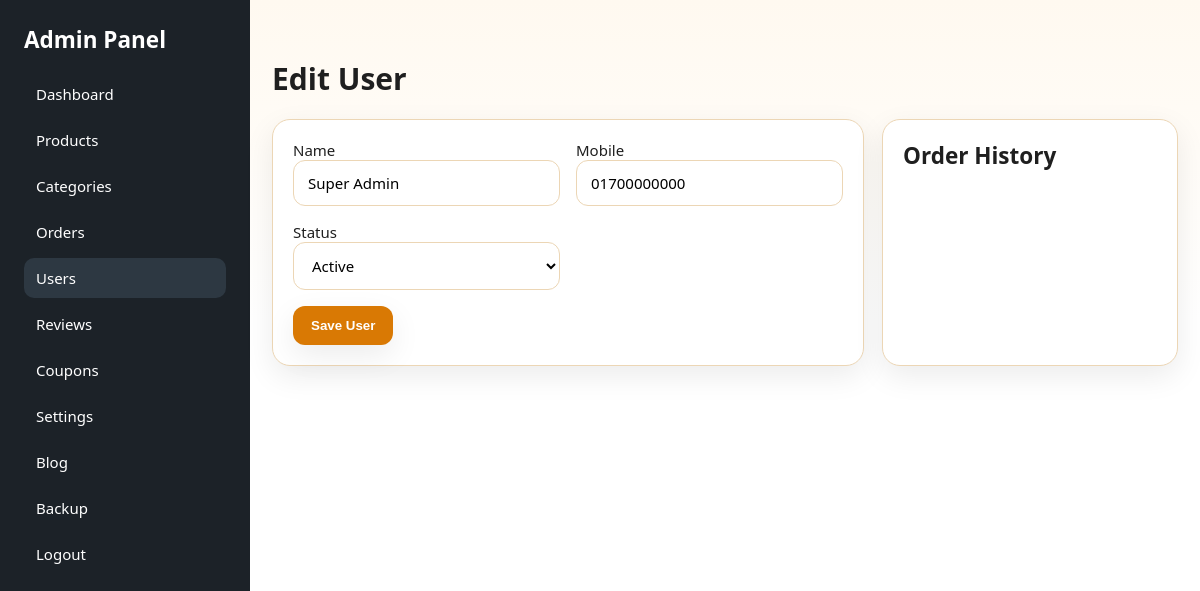
The page /admin/edit-user.php?id=1 (signed in) on the database its author committed.
### tables this page shows
CREATE TABLE IF NOT EXISTS users (
    id INT AUTO_INCREMENT PRIMARY KEY,
    name VARCHAR(120) NOT NULL,
    email VARCHAR(190) NOT NULL UNIQUE,
    mobile VARCHAR(30) NOT NULL,
    password VARCHAR(255) NOT NULL,
    address TEXT NULL,
    city VARCHAR(100) NULL,
    state VARCHAR(100) NULL,
    pincode VARCHAR(20) NULL,
    status TINYINT(1) NOT NULL DEFAULT 1,
    is_admin TINYINT(1) NOT NULL DEFAULT 0,
    remember_token VARCHAR(255) NULL,
    created_at DATETIME NOT NULL DEFAULT CURRENT_TIMESTAMP,
    last_login_at DATETIME NULL
);

### includes/functions.php (called while the page is built, shortened)
<?php
function app_config(): array
{
    static $config;
    if ($config === null) {
        $configFile = __DIR__ . '/config.php';
        $config = require $configFile;
    }
    return $config;
}
function db(): PDO
{
    static $pdo;
    if ($pdo instanceof PDO) {
        return $pdo;
    }
    $config = app_config()['db'];
    $dsn = sprintf(
        'mysql:host=%s;port=%s;dbname=%s;charset=%s',
        $config['host'],
        $config['port'],
        $config['database'],
        $config['charset']
    );
    $pdo = new PDO($dsn, $config['username'], $config['password'], [
        PDO::ATTR_ERRMODE => PDO::ERRMODE_EXCEPTION,
        PDO::ATTR_DEFAULT_FETCH_MODE => PDO::FETCH_ASSOC,
        PDO::ATTR_EMULATE_PREPARES => false,
    ]);
    return $pdo;
}
function e(?string $value): string
{
    return htmlspecialchars((string) $value, ENT_QUOTES, 'UTF-8');
}
function current_user(): ?array
{
    if (!empty($_SESSION['user'])) {
        return $_SESSION['user'];
    }
    return null;
}
function is_admin(): bool
{
    $user = current_user();
    return $user !== null && (int) ($user['is_admin'] ?? 0) === 1;
}

### admin/edit-user.php (the view, shortened to what this page needs)
<?php
require_once __DIR__ . '/common.php';
$id = (int) ($_GET['id'] ?? 0);
$stmt = db()->prepare('SELECT * FROM users WHERE id = ? LIMIT 1');
$stmt->execute([$id]);
$user = $stmt->fetch();
?>
<h1 style="margin-top:0">Edit User</h1>
<div class="split">
    <section class="admin-card" style="padding:20px">
        <form method="post"><input type="hidden" name="_token" value="<?= e(csrf_token()) ?>"><div class="form-grid"><div><label>Name</label><input class="form-control" name="name" value="<?= e($user['name']) ?>"></div><div><label>Mobile</label><input class="form-control" name="mobile" value="<?= e($user['mobile']) ?>"></div><div><label>Status</label><select name="status"><option value="1" <?= (int) $user['status'] === 1 ? 'selected' : '' ?>>Active</option><option value="0" <?= (int) $user['status'] === 0 ? 'selected' : '' ?>>Inactive</option></select></div></div><button class="btn" style="margin-top:16px" type="submit">Save User</button></form>
    </section>
    <aside class="admin-card" style="padding:20px"><h2 style="margin-top:0">Order History</h2></aside>
</div>

### assets/css/style.css (style rules this page uses)
* { box-sizing:border-box }
body { margin:0;font-family:"Segoe UI",Tahoma,sans-serif;background:linear-gradient(180deg,#fff9f0 0%,#fff 320px);color:var(--text);font-size:15px }
.search-form input,.form-control,textarea,select { width:100%;padding:12px 14px;border:1px solid var(--border);border-radius:12px;background:#fff;font:inherit }
.search-form button,.btn { border:none;background:var(--primary);color:#fff;padding:12px 18px;border-radius:12px;font-weight:700;cursor:pointer;box-shadow:var(--shadow) }
.card,.product-card,.admin-card { background:var(--surface);border:1px solid var(--border);border-radius:18px;box-shadow:var(--shadow) }
.form-grid { display:grid;grid-template-columns:repeat(2,minmax(0,1fr));gap:16px }
.split { display:grid;grid-template-columns:2fr 1fr;gap:18px }

### rows shown on the page
users: name "Super Admin", mobile "01700000000", status "Active"

### other values the page prints
$label "Dashboard"
$label "Products"
$label "Categories"
$label "Orders"
$label "Users"
$label "Reviews"
$label "Coupons"
$label "Settings"
$label "Blog"
$label "Backup"
